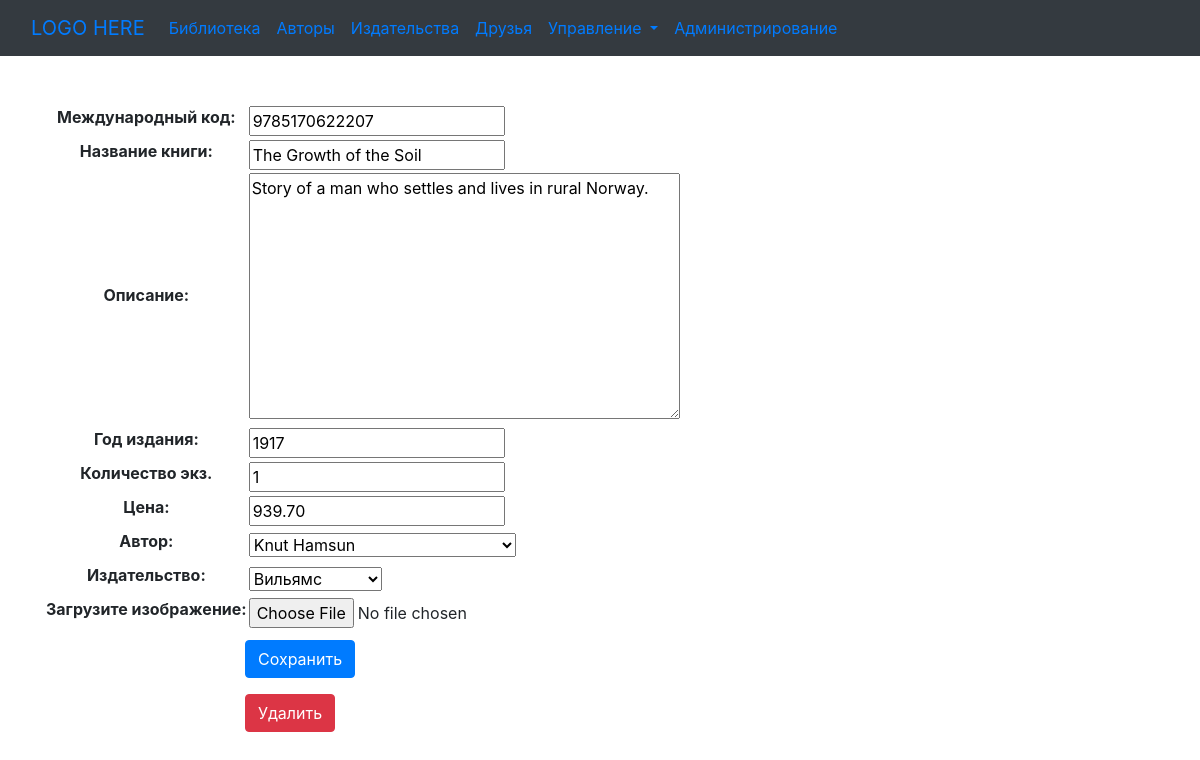
Before: /book/1/ with the older database file.
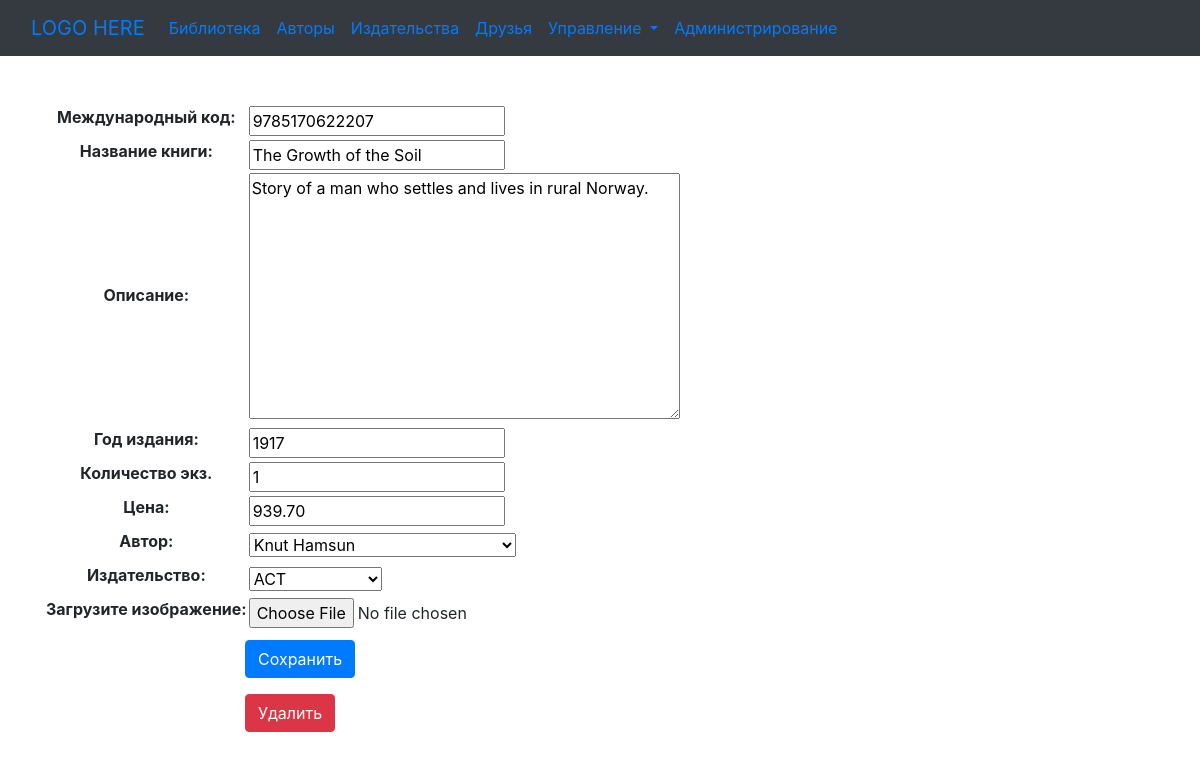
After: the same page with the newer database file.
### p_library/models.py (models this page shows, shortened)
class Book(models.Model):
    ISBN = models.CharField(verbose_name="Международный код", max_length=13)
    title = models.TextField(verbose_name="Название")
    description = models.TextField(verbose_name="Описание")
    year_release = models.SmallIntegerField(verbose_name="Год издания")
    copy_count = models.SmallIntegerField(verbose_name="Количество экз.")
    price = models.DecimalField(decimal_places=2, max_digits=10, verbose_name="Цена")
    author = models.ForeignKey(Author,
                               on_delete=models.CASCADE,
                               related_name="book_author",
                               verbose_name="Автор",
                               null=True)
    publisher = models.ForeignKey(Publisher,
                                  on_delete=models.DO_NOTHING,
                                  null=True,
                                  related_name="books",
                                  verbose_name="Издательство")
    avatar = models.ImageField(upload_to='images',
                               blank=True,
                               verbose_name="Загрузите изображение")

### p_library/views.py (the view)
# urls.py: path('book/<int:pk>/', BookEdit.as_view(), name='book_edit'),
class BookEdit(UpdateView):
    model = Book
    form_class = BookForm
    success_url = reverse_lazy('p_library:main_page')
    template_name = 'book_edit.html'

### p_library/forms.py
class BookForm(forms.ModelForm):
    title = forms.CharField(widget=forms.TextInput, label="Название книги")
    class Meta:
        model = Book
        fields = '__all__'

### p_library/models.py (called while the page is built)
    def __str__(self):
        return self.pub_name

    def __str__(self):
        return "{}".format(self.full_name)

### p_library/templates/book_edit.html (shortened to what this page needs)
{% extends "base.html" %}
{% block content %}
    <form method="post">
        <table>
            {{ form }}
        </table>
        <p>
        <input type="submit" style="margin: 10px 0px 0px 200px;"
               value="Сохранить" class="btn btn-primary">
        </p>
    </form>
    <form action="delete/" style="margin: 10px 0px 0px 200px;">
        <button class="btn btn-danger">Удалить</button>
    </form>
{% endblock %}

Changed rows visible on the page:
changed Book "The Growth of the Soil": publisher "Вильямс" → "АСТ"
